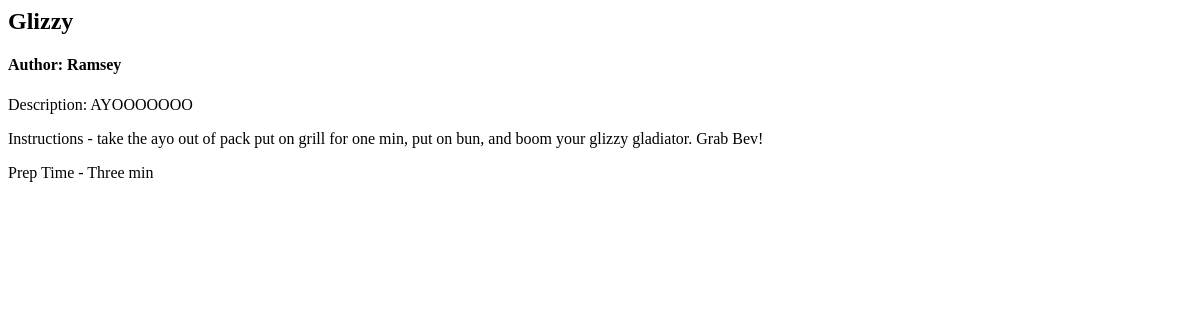
/post/3/, run on an earlier commit of the app's database.
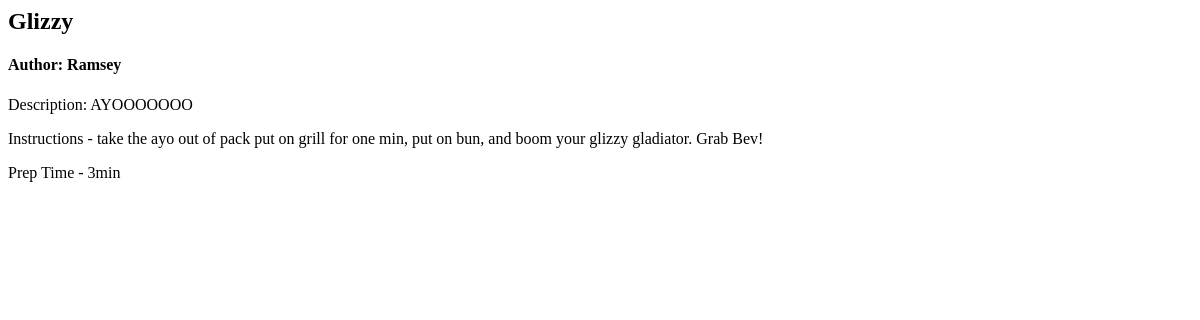
And on a later commit of the database.
### homepage/models.py (models this page shows, shortened)
class Recipe(models.Model):
    title = models.CharField(max_length=50)
    author = models.ForeignKey(Author, on_delete=models.CASCADE)
    description = models.TextField()
    timereq = models.CharField(max_length=50)
    instructions = models.TextField()

class Author(models.Model):
    name = models.CharField(max_length=80)
    bio = models.TextField()

### homepage/views.py (the view)
# urls.py: path('post/<int:post_id>/', post_detail),
def post_detail(request, post_id):
    my_recipe = Recipe.objects.filter(id=post_id).first()
    return render(request, "post_detail.html", {"post": my_recipe})

### templates/post_detail.html
<div class="container">
    {% if not post %}
        <h1>the post you're looking for isn't here at the moment</h1>
    {% else %}
        <h2>{{ post.title }}</h2>
        <h4>Author: {{ post.author.name }}</h4>
        <p>Description: {{ post.description }}</p>
        <p>Instructions - {{ post.instructions }}</p>
        <p>Prep Time - {{ post.timereq }}</p>
    {% endif %}
</div>

What changed in the data, as far as the page shows it:
changed Recipe "Glizzy": timereq "Three min" → "3min"
